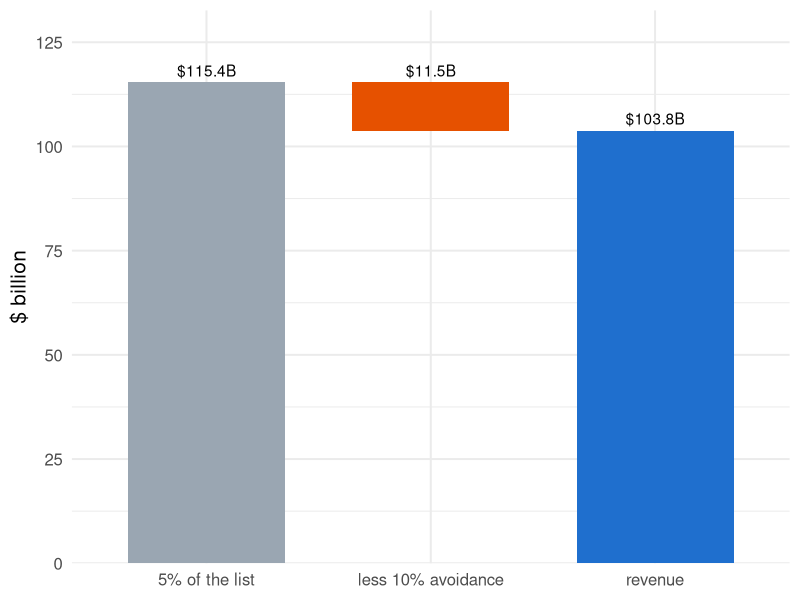
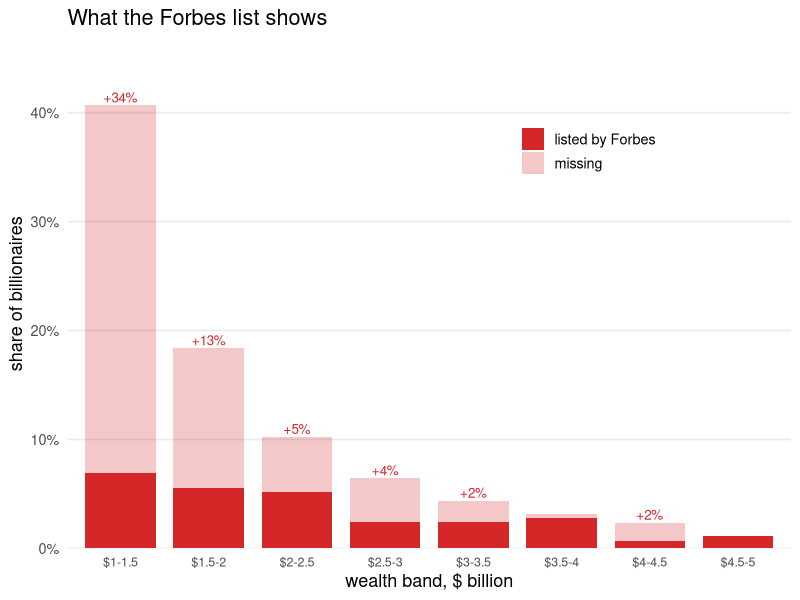
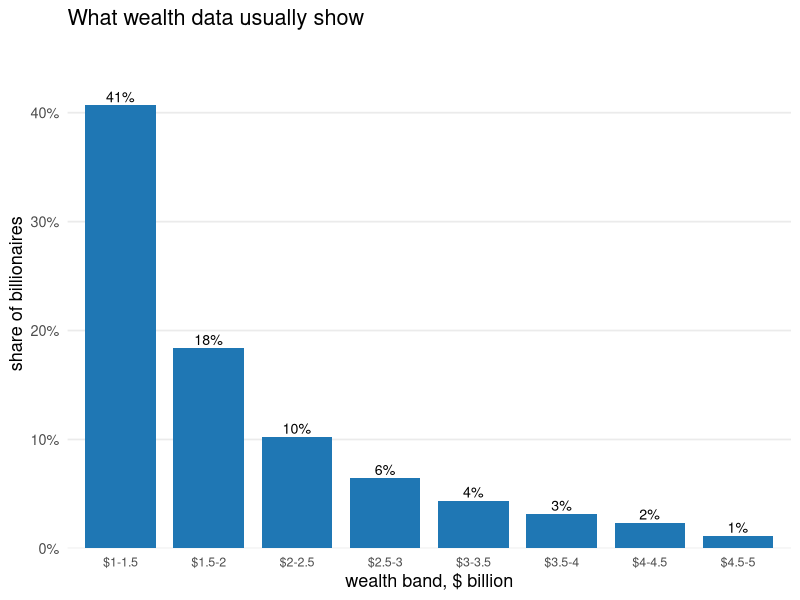
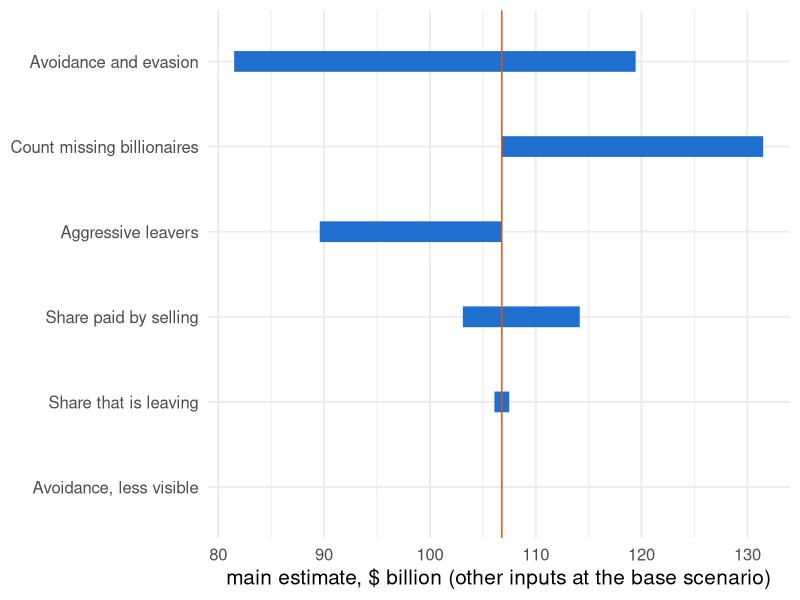

Write R code to recreate these figures, in order.
## ---- chunk 1
knitr::opts_chunk$set(
  echo = FALSE, fig.align = "center",
  fig.width = 10, fig.height = 4.2, dpi = 150,
  message = FALSE, warning = FALSE
)
library(ggplot2)
theme_set(theme_minimal(base_size = 15))

# Every number in this deck is read from the CSVs the targets pipeline writes
# (bsz-analysis/_targets.R: site_tab5_csv, site_inputs_csv,
# site_grid_csv, site_leavers_csv). Nothing below is retyped.
t5  <- read.csv("../data/tab5.csv")
ins <- read.csv("../data/inputs.csv", stringsAsFactors = FALSE)
grd <- read.csv("../data/grid.csv")
lv  <- read.csv("../data/leavers.csv", stringsAsFactors = FALSE)
tst <- read.csv("../data/test-results.csv", stringsAsFactors = FALSE)
W0 <- t5$wealth[1]; n0 <- t5$n_billionaires[1]
C  <- -t5$annual_ca_inctax_loss[1] / 0.05
a  <- t5$avoidance_rate[1]; m <- 0.5   # alpha and the movers' share of it (inputs.csv)
stopifnot(abs(a - 0.10) < 1e-9, abs(-a * m * C - t5$annual_ca_inctax_loss[1]) < 1e-9)
pct <- function(x, d = 0) paste0(formatC(100 * x, format = "f", digits = d), "%")
par <- read.csv("../data/pareto.csv"); ps <- read.csv("../data/pareto-summary.csv")
a_s <- 0.20                       # avoidance for the added, less visible fortunes (inputs.csv)
dW  <- t5$wealth[2] - W0          # wealth row 2 adds to the 1 July base
add_tax <- 0.05 * (1 - a_s) * dW; phase <- 0.025 * ps$fraction_in_phasein * dW
stopifnot(abs(t5$wealth_tax_revenue[1] + add_tax - phase - t5$wealth_tax_revenue[2]) < 1e-6)
bn <- function(x, d = 1) formatC(x, format = "f", digits = d, big.mark = ",")
row1 <- with(grd, avoidance == 0.10 & mobility_share == 0.5 & avoidance_small == 0.2 &
                  abs(sell_share - 1/3) < 1e-9 & pareto == 0 & leavers == 0)
## ---- chunk 2
d <- data.frame(
  step = factor(c("5% of the list", "less 10% avoidance", "revenue"),
                levels = c("5% of the list", "less 10% avoidance", "revenue")),
  value = c(0.05 * W0, -(0.05 * W0 - t5$wealth_tax_revenue[1]), t5$wealth_tax_revenue[1]))
d$start <- c(0, 0.05 * W0, 0); d$end <- d$start + d$value
ggplot(d, aes(x = step, xmin = as.numeric(step) - 0.35, xmax = as.numeric(step) + 0.35,
              ymin = start, ymax = end, fill = step)) +
  geom_rect() +
  geom_text(aes(y = pmax(start, end), label = paste0("$", bn(abs(value)), "B")), vjust = -0.5) +
  scale_y_continuous(expand = expansion(mult = c(0, 0.15))) +
  scale_fill_manual(values = c("#9aa6b2", "#e65100", "#1f6fce"), guide = "none") +
  labs(x = NULL, y = "$ billion")
## ---- chunk 3
# Billionaires in each $0.5B wealth band from $1B to $5B: the Forbes list (15 April 2026) and the
# Pareto tail fitted above $4.5B. Counts are differences of "number above the cutoff".
cuts <- seq(1, 5, by = 0.5)
band <- function(n) { v <- n[match(cuts, par$threshold_b)]; head(v, -1) - tail(v, -1) }
lab_b <- paste0("$", head(cuts, -1), "-", tail(cuts, -1))
bands <- data.frame(b = factor(lab_b, levels = lab_b),
                    forbes = band(par$n_above_threshold_emp), pareto = band(par$n_above_threshold_proj))
stopifnot(abs(sum(bands$pareto) - (ps$total_count_proj - par$n_above_threshold_emp[par$threshold_b == 5])) < 1e-6)
# Shares of the 617 billionaires a Pareto tail puts above $1B, in both panels, so the left
# panel can stack what Forbes lists (solid) and what it misses (transparent) up to the Pareto bar.
bands$forbes_sh <- bands$forbes / ps$total_count_proj
bands$pareto_sh <- bands$pareto / ps$total_count_proj
bands$miss_sh   <- pmax(bands$pareto_sh - bands$forbes_sh, 0)
ymax <- max(bands$pareto_sh) * 1.15
hfig <- function(y, col, ttl) {
  ggplot(data.frame(b = bands$b, y = y), aes(b, y)) +
    geom_col(fill = col, width = 0.8) + geom_text(aes(label = pct(y)), vjust = -0.3, size = 3.6) +
    scale_y_continuous(limits = c(0, ymax), expand = expansion(mult = c(0, 0)),
                       labels = function(x) paste0(round(100 * x), "%")) +
    labs(x = "wealth band, $ billion", y = "share of billionaires", title = ttl) +
    theme_minimal(base_size = 13) +
    theme(panel.grid.minor = element_blank(), panel.grid.major.x = element_blank(),
          axis.text.x = element_text(size = 9))
}
## ---- chunk 4
st <- rbind(data.frame(b = bands$b, y = bands$forbes_sh, part = "listed by Forbes"),
            data.frame(b = bands$b, y = bands$miss_sh,   part = "missing"))
st$part <- factor(st$part, levels = c("missing", "listed by Forbes"))
ggplot(st, aes(b, y, fill = part, alpha = part)) +
  geom_col(width = 0.8, fill = "#d62728") +
  geom_text(data = subset(bands, miss_sh > 0.005), inherit.aes = FALSE,
            aes(b, pareto_sh, label = paste0("+", pct(miss_sh))), vjust = -0.3, size = 3.4, colour = "#d62728") +
  scale_alpha_manual(values = c("missing" = 0.25, "listed by Forbes" = 1), name = NULL,
                     guide = guide_legend(override.aes = list(fill = "#d62728"), reverse = TRUE)) +
  scale_y_continuous(limits = c(0, ymax), expand = expansion(mult = c(0, 0)),
                     labels = function(x) paste0(round(100 * x), "%")) +
  labs(x = "wealth band, $ billion", y = "share of billionaires", title = "What the Forbes list shows") +
  guides(fill = "none") +
  theme_minimal(base_size = 13) +
  theme(panel.grid.minor = element_blank(), panel.grid.major.x = element_blank(),
        axis.text.x = element_text(size = 9), legend.position = "inside",
        legend.position.inside = c(0.72, 0.78))
## ---- chunk 5
hfig(bands$pareto_sh, "#1f77b4", "What wealth data usually show")
## ---- chunk 6
x <- lv
x$name <- tools::toTitleCase(x$name)
x$timing <- ifelse(grepl("^pre", x$timing), "before 1 Jan", "later")
x$wealth <- bn(x$wealth)
x$annual_inctax_loss <- bn(x$annual_inctax_loss, 3)
names(x) <- c("Person", "Left", "Wealth $B", "Inc. tax lost $B/yr")
knitr::kable(x, format = "html", align = "llrr")
## ---- chunk 7
# Present value of the yearly loss over BSZ's 5-year horizon at one rate, 3%, the middle
# of the RJKDC report's 1.5%-4.5% range. The reconciliation page averages over that range
# instead (comparison/R/model.R); the two agree to within $0.01B, checked here.
ann <- function(r, H = 5) (1 - (1 + r)^(-H)) / r
f5  <- ann(0.03)
ls_ <- read.csv("../../../comparison/export/r/loss.csv")
loss <- -t5$annual_ca_inctax_loss
stopifnot(abs(loss[1] * f5 - ls_$pv_5yr[ls_$source_id == "bsz_row1"]) < 0.01,
          abs(loss[3] * f5 - ls_$pv_5yr[ls_$source_id == "bsz_row3"]) < 0.01)
lab <- c("Base", "Missing billionaires", "Leavers", "Missing + leavers")
d <- data.frame(
  Scenario = lab,
  wt = paste0("$", bn(t5$wealth_tax_revenue, 1), "B"),
  it = paste0("+$", bn(t5$extra_ca_inctax_sales, 2), "B"),
  l5 = paste0("&minus;$", bn(loss * f5, 2), "B"),
  tot = paste0("$", bn(t5$wealth_tax_revenue + t5$extra_ca_inctax_sales - loss * f5, 1), "B"))
en <- read.csv("../../../comparison/export/r/ends.csv")
stopifnot(abs(t5$wealth_tax_revenue[1] + t5$extra_ca_inctax_sales[1] - loss[1] * f5 -
              en$bsz_model[en$horizon_setting == "own" & en$output == "b"]) < 0.01)
d[1, ] <- paste0("<b>", d[1, ], "</b>")
d$tot[1] <- paste0('<span style="display:inline-block; background:#fff3e0; border:2px solid #e65100; ',
                   'padding:1px 6px; font-weight:700;">$', bn(t5$wealth_tax_revenue[1] + t5$extra_ca_inctax_sales[1] - loss[1] * f5, 1),
                   'B<br><span style="font-size:70%; color:#e65100;">MAIN ESTIMATE</span></span>')
knitr::kable(d, format = "html", escape = FALSE, align = "lrrrr",
  col.names = c("Scenario", "Wealth tax collected<br>(once)",
                "Extra income tax<br>from selling assets<br>(once)",
                "Income tax lost<br>(present value, 5 years)",
                "<b>Total</b>"))
## ---- chunk 8
keys <- c(avoidance = "Avoidance and evasion", mobility_share = "Share that is leaving",
          avoidance_small = "Avoidance, less visible", sell_share = "Share paid by selling",
          pareto = "Count missing billionaires", leavers = "Aggressive leavers")
# The main estimate: wealth tax + extra income tax - present value of the yearly income
# tax loss over 5 years at 3% (as on the bottom-line slide), for every cell of the grid.
pv5 <- (1 - 1.03^(-5)) / 0.03
grd$net <- grd$wealth_tax_revenue + grd$extra_ca_inctax_sales + grd$annual_ca_inctax_loss * pv5
base <- grd[row1, ]
stopifnot(abs(base$net - (t5$wealth_tax_revenue[1] + t5$extra_ca_inctax_sales[1] +
                          t5$annual_ca_inctax_loss[1] * pv5)) < 1e-9)
rows <- do.call(rbind, lapply(names(keys), function(k) {
  keep <- Reduce(`&`, lapply(setdiff(names(keys), k), function(o) abs(grd[[o]] - base[[o]]) < 1e-9))
  data.frame(input = keys[[k]], lo = min(grd$net[keep]), hi = max(grd$net[keep]))
}))
rows$input <- factor(rows$input, levels = rows$input[order(rows$hi - rows$lo)])
guess <- c("Avoidance and evasion", "Share that is leaving", "Avoidance, less visible",
           "Share paid by selling", "Aggressive leavers")   # origin labels: data/inputs.csv
movers <- as.character(rows$input[rows$hi - rows$lo > 1e-9 & rows$input %in% guess])
ggplot(rows, aes(y = input)) +
  geom_segment(aes(x = lo, xend = hi, yend = input), linewidth = 7, colour = "#1f6fce") +
  geom_vline(xintercept = base$net, colour = "#e65100") +
  labs(x = "main estimate, $ billion (other inputs at the base scenario)", y = NULL)
## ---- chunk 9
x <- par[par$threshold_b %in% c(10, 4.5, 3, 2, 1), ]
x <- x[order(-x$threshold_b), ]
knitr::kable(data.frame(
  Cutoff = paste0("$", x$threshold_b, "B"),
  People = x$n_above_threshold_emp,
  Wealth = bn(x$wealth_above_threshold, 0),
  Average = paste0("$", bn(x$wealth_above_threshold / x$n_above_threshold_emp, 2), "B"),
  b = bn(x$pareto_b_emp, 2)),
  format = "html", align = "lrrrr", table.attr = 'style="font-size:80%"',
  col.names = c("Cutoff", "People above it", "Their wealth, $B", "Average fortune", "b"))
## ---- chunk 10
y <- par[par$threshold_b %in% c(4.5, 2, 1), ]
y <- y[order(-y$threshold_b), ]
stopifnot(abs(par$n_above_threshold_emp[par$threshold_b == 4.5] * 4.5^ps$pareto_a - ps$total_count_proj) < 1e-6)
knitr::kable(data.frame(paste0("$", y$threshold_b, "B"), y$n_above_threshold_emp,
                        bn(y$n_above_threshold_proj, 0)),
  format = "html", align = "lrr", table.attr = 'style="font-size:85%"',
  col.names = c("Cutoff", "Forbes lists", "Pareto tail implies"))
